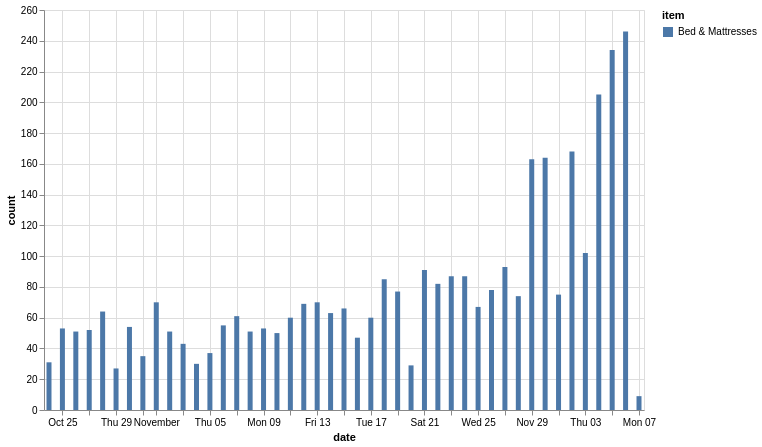

This figure's Vega-Lite source:
### Vega-Lite specification from a JSON file in a GitHub repository (floating-point values rounded to 4 significant figures)
{"config": {"view": {"continuousWidth": 400, "continuousHeight": 300}}, "data": {"name": "data-ac97694861c52204903e26c6d2445537"}, "mark": "bar", "encoding": {"color": {"type": "nominal", "field": "item"}, "x": {"type": "temporal", "field": "date"}, "y": {"type": "quantitative", "field": "count"}}, "height": 400, "width": 600, "$schema": "https://vega.github.io/schema/vega-lite/v4.8.1.json", "datasets": {"data-ac97694861c52204903e26c6d2445537": [{"item": "Bed & Mattresses", "date": "2020-10-24", "count": 31}, {"item": "Bed & Mattresses", "date": "2020-10-25", "count": 53}, {"item": "Bed & Mattresses", "date": "2020-10-26", "count": 51}, {"item": "Bed & Mattresses", "date": "2020-10-27", "count": 52}, {"item": "Bed & Mattresses", "date": "2020-10-28", "count": 64}, {"item": "Bed & Mattresses", "date": "2020-10-29", "count": 27}, {"item": "Bed & Mattresses", "date": "2020-10-30", "count": 54}, {"item": "Bed & Mattresses", "date": "2020-10-31", "count": 35}, {"item": "Bed & Mattresses", "date": "2020-11-01", "count": 70}, {"item": "Bed & Mattresses", "date": "2020-11-02", "count": 51}, {"item": "Bed & Mattresses", "date": "2020-11-03", "count": 43}, {"item": "Bed & Mattresses", "date": "2020-11-04", "count": 30}, {"item": "Bed & Mattresses", "date": "2020-11-05", "count": 37}, {"item": "Bed & Mattresses", "date": "2020-11-06", "count": 55}, {"item": "Bed & Mattresses", "date": "2020-11-07", "count": 61}, {"item": "Bed & Mattresses", "date": "2020-11-08", "count": 51}, {"item": "Bed & Mattresses", "date": "2020-11-09", "count": 53}, {"item": "Bed & Mattresses", "date": "2020-11-10", "count": 50}, {"item": "Bed & Mattresses", "date": "2020-11-11", "count": 60}, {"item": "Bed & Mattresses", "date": "2020-11-12", "count": 69}, {"item": "Bed & Mattresses", "date": "2020-11-13", "count": 70}, {"item": "Bed & Mattresses", "date": "2020-11-14", "count": 63}, {"item": "Bed & Mattresses", "date": "2020-11-15", "count": 66}, {"item": "Bed & Mattresses", "date": "2020-11-16", "count": 47}, {"item": "Bed & Mattresses", "date": "2020-11-17", "count": 60}, {"item": "Bed & Mattresses", "date": "2020-11-18", "count": 85}, {"item": "Bed & Mattresses", "date": "2020-11-19", "count": 77}, {"item": "Bed & Mattresses", "date": "2020-11-20", "count": 29}, {"item": "Bed & Mattresses", "date": "2020-11-21", "count": 91}, {"item": "Bed & Mattresses", "date": "2020-11-22", "count": 82}, {"item": "Bed & Mattresses", "date": "2020-11-23", "count": 87}, {"item": "Bed & Mattresses", "date": "2020-11-24", "count": 87}, {"item": "Bed & Mattresses", "date": "2020-11-25", "count": 67}, {"item": "Bed & Mattresses", "date": "2020-11-26", "count": 78}, {"item": "Bed & Mattresses", "date": "2020-11-27", "count": 93}, {"item": "Bed & Mattresses", "date": "2020-11-28", "count": 74}, {"item": "Bed & Mattresses", "date": "2020-11-29", "count": 163}, {"item": "Bed & Mattresses", "date": "2020-11-30", "count": 164}, {"item": "Bed & Mattresses", "date": "2020-12-01", "count": 75}, {"item": "Bed & Mattresses", "date": "2020-12-02", "count": 168}, {"item": "Bed & Mattresses", "date": "2020-12-03", "count": 102}, {"item": "Bed & Mattresses", "date": "2020-12-04", "count": 205}, {"item": "Bed & Mattresses", "date": "2020-12-05", "count": 234}, {"item": "Bed & Mattresses", "date": "2020-12-06", "count": 246}, {"item": "Bed & Mattresses", "date": "2020-12-07", "count": 9}]}}
